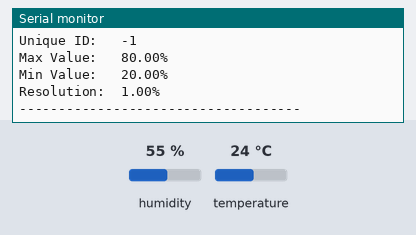
The sketch below on a simulated ESP32. Parts: the last lines printed to the serial monitor. Inputs (shaded band) come from the test bench; at power-on: humidity 55 %, temperature 24 °C.

Above: at 1.5 s.
1.6 s: humidity set to 22 %
At 3.8 s:
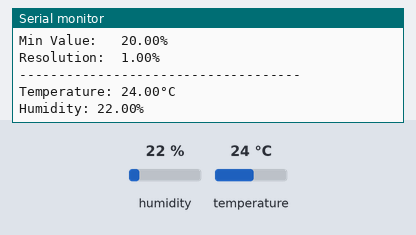
4.6 s: temperature set to 12 °C
At 7.2 s:
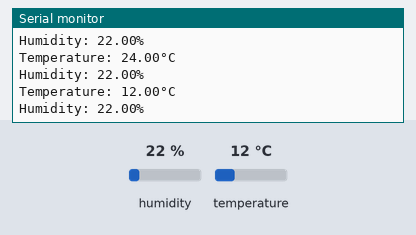
7.6 s: humidity set to 40 %
At 8.9 s:
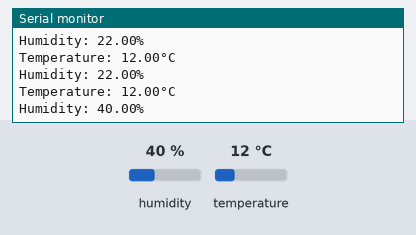

Measured:
- after the input at 1.6 s, the serial monitor: prints a new line after 0.77 s (image 1)
- after the input at 4.6 s, the serial monitor: prints a new line after 1.8 s (image 2)
- after the input at 7.6 s, the serial monitor: prints a new line after 0.78 s (image 3)

The sketch:

temperature_sensor.ino
```cpp
#include <Adafruit_Sensor.h>
#include <WiFi.h>
#include <ThingSpeak.h>
#include <DHT.h>
#include <DHT_U.h>

#define DHTPIN 4
#define DHTTYPE    DHT11

const char* ssid="Aasquare";
const char* password="ThomasAndFriends";

 WiFiClient client;

 int channel_number = 3049058;
const char * Api_key = "IVN86HOART9HMFUM";

DHT_Unified dht(DHTPIN, DHTTYPE);

uint32_t delayMS;

void setup() {
  Serial.begin(9600);
  // Initialize device.
  dht.begin();
  Serial.println(F("DHTxx Unified Sensor Example"));
  // Print temperature sensor details.
  sensor_t sensor;
  dht.temperature().getSensor(&sensor);
  Serial.println(F("------------------------------------"));
  Serial.println(F("Temperature Sensor"));
  Serial.print  (F("Sensor Type: ")); Serial.println(sensor.name);
  Serial.print  (F("Driver Ver:  ")); Serial.println(sensor.version);
  Serial.print  (F("Unique ID:   ")); Serial.println(sensor.sensor_id);
  Serial.print  (F("Max Value:   ")); Serial.print(sensor.max_value); Serial.println(F("°C"));
  Serial.print  (F("Min Value:   ")); Serial.print(sensor.min_value); Serial.println(F("°C"));
  Serial.print  (F("Resolution:  ")); Serial.print(sensor.resolution); Serial.println(F("°C"));
  Serial.println(F("------------------------------------"));
  // Print humidity sensor details.
  dht.humidity().getSensor(&sensor);
  Serial.println(F("Humidity Sensor"));
  Serial.print  (F("Sensor Type: ")); Serial.println(sensor.name);
  Serial.print  (F("Driver Ver:  ")); Serial.println(sensor.version);
  Serial.print  (F("Unique ID:   ")); Serial.println(sensor.sensor_id);
  Serial.print  (F("Max Value:   ")); Serial.print(sensor.max_value); Serial.println(F("%"));
  Serial.print  (F("Min Value:   ")); Serial.print(sensor.min_value); Serial.println(F("%"));
  Serial.print  (F("Resolution:  ")); Serial.print(sensor.resolution); Serial.println(F("%"));
  Serial.println(F("------------------------------------"));
  // Set delay between sensor readings based on sensor details.
  delayMS = sensor.min_delay / 1000;
}

void loop() {
  // Delay between measurements.
  delay(delayMS);
  // Get temperature event and print its value.
  sensors_event_t event;
  dht.temperature().getEvent(&event);
  if (isnan(event.temperature)) {
    Serial.println(F("Error reading temperature!"));
  }
  else {
    Serial.print(F("Temperature: "));
    Serial.print(event.temperature);
    Serial.println(F("°C"));
  }
  // Get humidity event and print its value.
  dht.humidity().getEvent(&event);
  if (isnan(event.relative_humidity)) {
    Serial.println(F("Error reading humidity!"));
  }
  else {
    Serial.print(F("Humidity: "));
    Serial.print(event.relative_humidity);
    Serial.println(F("%"));
  }
}
```
